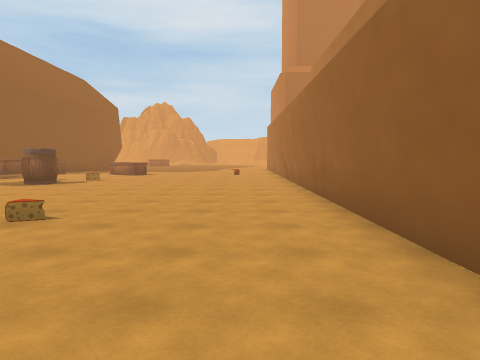
[1] (above)

16 first-person views from a walk through a 3-D level made in the Unity game engine. The camera is 1.5 m above the floor, tilts 4° down and sees 70° across. The floor is counted in squares, 2 m on a side. Each view is taken from the middle of a square. On the plan, view 1 faces up. The plan holds only what a view shows up to about 11 squares ahead; the rest is blank. The place goes on beyond the plan. The player is left out.

[2]
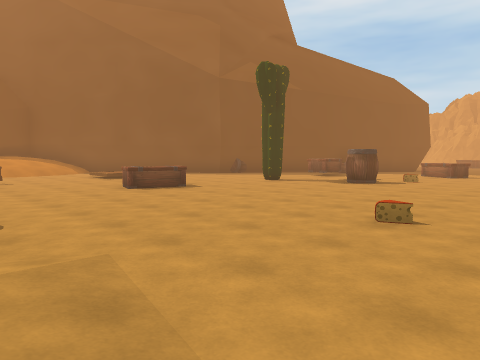

[3]
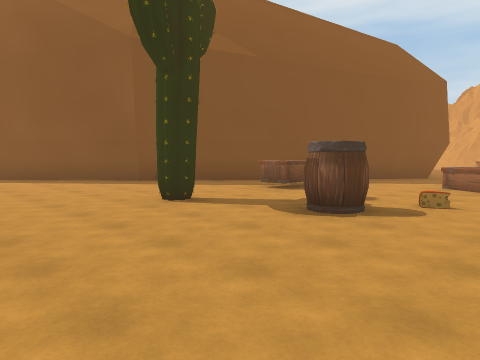

[4]
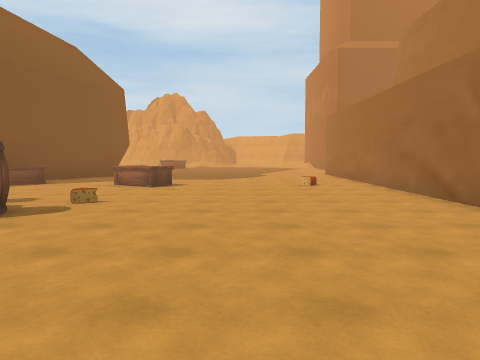

[5]
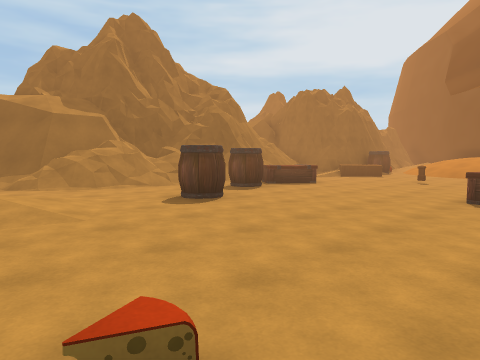

[6]
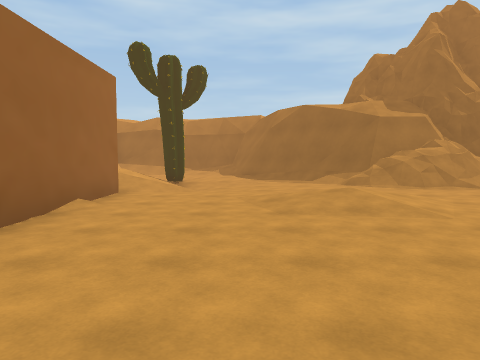

[7]
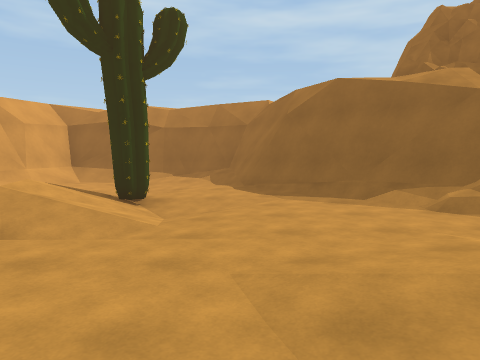

[8]
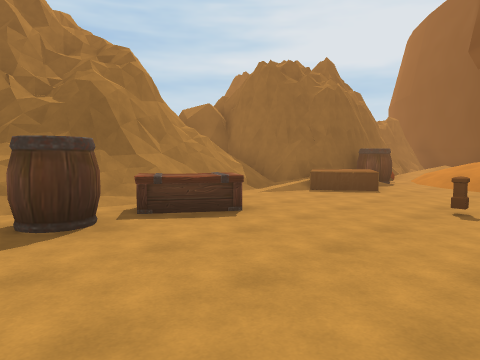

[9]
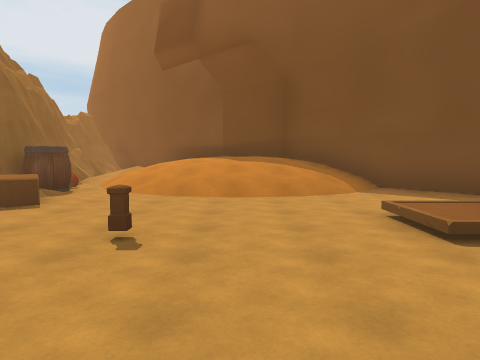

[10]
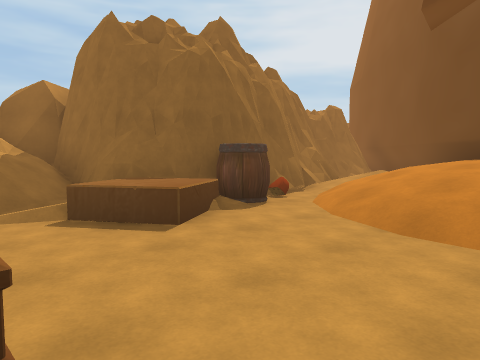

[11]
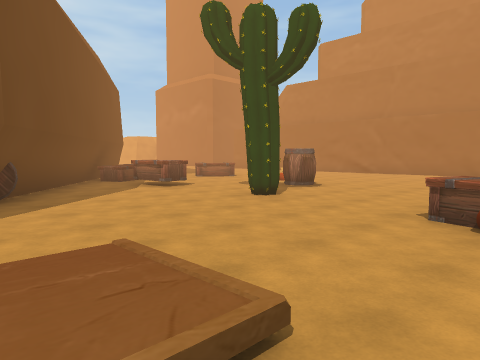

[12]
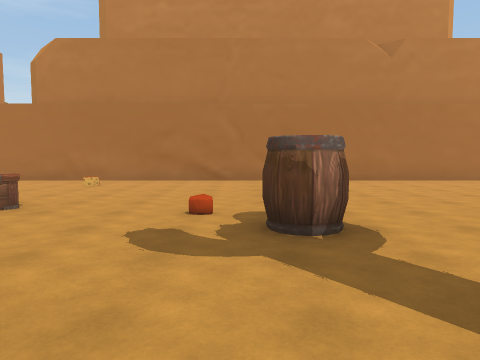

[13]
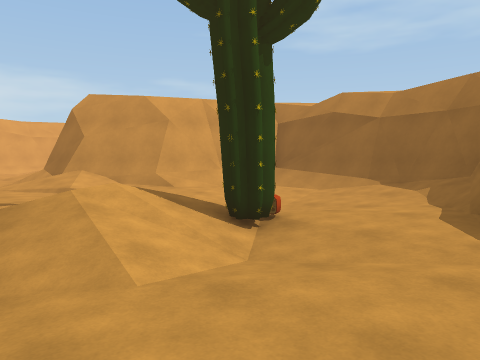

[14]
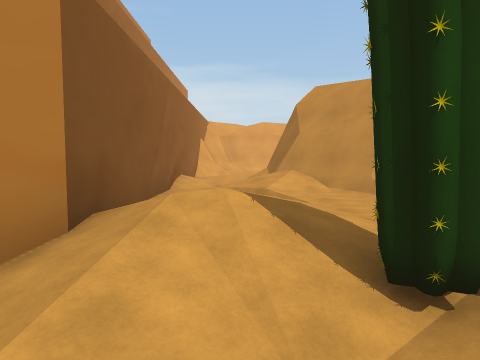

[15]
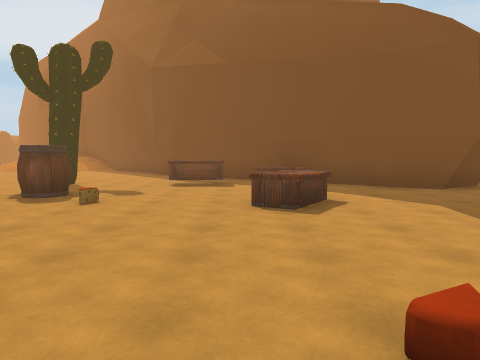

[16]
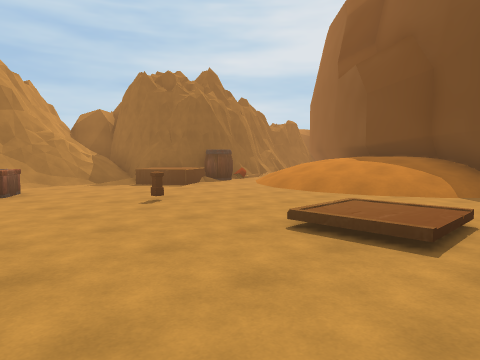

### Floor plan
Key: @ floor where view 1 was taken; # wall or solid block; . main floor; : floor 0.25 m higher than the main floor; - floor 0.25 m lower than the main floor; _ floor 0.5 m lower than the main floor; + floor 0.75 m higher than the main floor; * floor 1 m higher than the main floor; % floor 1.25 m higher than the main floor; & floor 1.5 m higher than the main floor; / step, stairs or slope; = window, fence, low wall or low ledge; C cheese; B barrel; R crate; O other object.
Columns run from 22 left of view 1 to 7 right of it. Each row starts with its distance up from view 1.
 16               #.........#
 15              ##.........#
 14             ##R..RR...C.#
 13            ##...........#
 12            #..R.........#
 11           B......C......#
 10          ##.............#
  9        ###....O.BB......#
  8       ##......O.........#
  7      ##.................#
  6     ##...//.............#
  5    ##//..//...R.........#
  4    #%*/......OR....C....#
  3    #&%/.................#
  2   ##%*/...=.............#
  1 ##*%*//.................#
  0 #/+///..O.......B..::.@.#
 -1   ///CB/+...RRB....::...#
 -2 ########/............../######
 -3        #//###==////...-////..:
 -4        #=/####=####...-C+  ..:
 -5        ##=#  #######..-O:/../#
 -6         #          ##...-../##
 -7                     ##.-_-.##
 -8                      #/.-./#
 -9                      ##////#
-10                       ######

Positions as (right, up) in squares from view 1, and headings:
1: (0, 0), facing up
2: (-1, 0), facing up-left
3: (-3, 5), facing up-left
4: (-2, 5), facing up
5: (-2, 5), facing down-left
6: (-1, 5), facing down
7: (-1, 1), facing down
8: (-7, 3), facing down-left
9: (-9, 3), facing left
10: (-12, 3), facing down-left
11: (-13, 4), facing up-right
12: (-9, 10), facing right
13: (-2, -2), facing down-right
14: (-1, -4), facing right
15: (1, 13), facing left
16: (-9, 7), facing down-left
